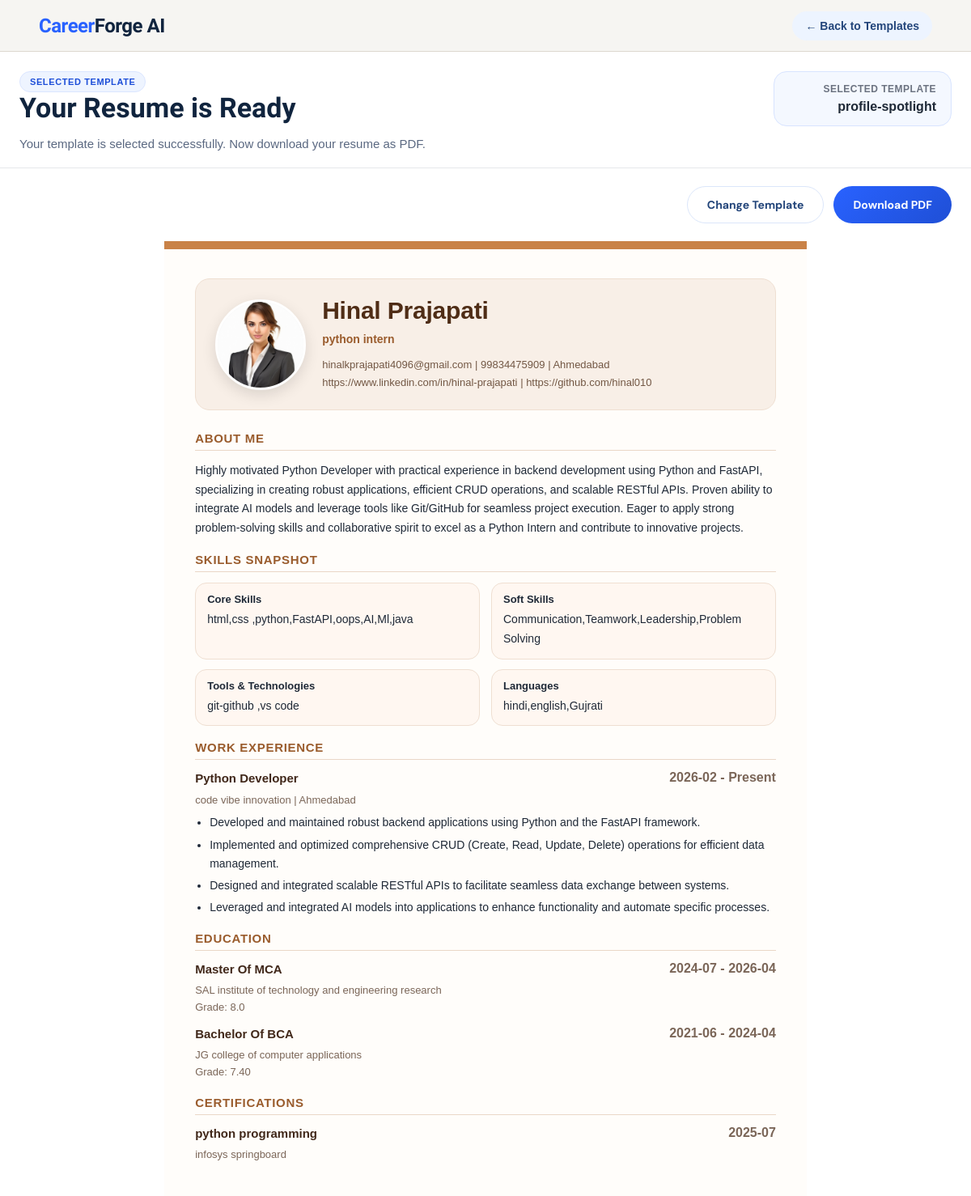
/use_template?template=profile-spotlight (signed in), run on the app's committed database.
### tables this page shows
CREATE TABLE user_profile (
    id INTEGER PRIMARY KEY AUTOINCREMENT,
    user_id INTEGER UNIQUE,
    full_name TEXT,
    email TEXT,
    contact TEXT,
    location TEXT,
    country TEXT,
    linkedin TEXT,
    github TEXT,
    photo TEXT,
    FOREIGN KEY (user_id) REFERENCES users(id) ON DELETE CASCADE
);

CREATE TABLE user_skills (
    id INTEGER PRIMARY KEY AUTOINCREMENT,
    user_id INTEGER UNIQUE,
    job_role_id INTEGER,
    custom_job_role TEXT,
    core_skills TEXT,
    soft_skills TEXT,
    tools_technologies TEXT,
    languages TEXT,
    missing_skills_suggestions TEXT,
    FOREIGN KEY (user_id) REFERENCES users(id) ON DELETE CASCADE,
    FOREIGN KEY (job_role_id) REFERENCES job_title_master(id)
);

CREATE TABLE professional_summary (
    id INTEGER PRIMARY KEY AUTOINCREMENT,
    user_id INTEGER UNIQUE,
    professional_summary TEXT,
    FOREIGN KEY (user_id) REFERENCES users(id) ON DELETE CASCADE
);

CREATE TABLE experience (
    id INTEGER PRIMARY KEY AUTOINCREMENT,
    user_id INTEGER NOT NULL,
    job_title_id INTEGER,
    custom_job_title TEXT,
    experience_type_id INTEGER,
    company_name TEXT,
    location TEXT,
    start_month TEXT,
    end_month TEXT,
    currently_working INTEGER DEFAULT 0,
    description TEXT,
    FOREIGN KEY (user_id) REFERENCES users(id) ON DELETE CASCADE,
    FOREIGN KEY (job_title_id) REFERENCES job_title_master(id),
    FOREIGN KEY (experience_type_id) REFERENCES experience_type_master(id)
);

CREATE TABLE education (
    id INTEGER PRIMARY KEY AUTOINCREMENT,
    user_id INTEGER NOT NULL,
    degree_id INTEGER,
    course_id INTEGER,
    institution_id INTEGER,
    location TEXT,
    start_month TEXT,
    end_month TEXT,
    grade TEXT, custom_degree TEXT, custom_course TEXT, custom_institution TEXT,
    FOREIGN KEY (user_id) REFERENCES users(id) ON DELETE CASCADE,
    FOREIGN KEY (degree_id) REFERENCES degree_master(id),
    FOREIGN KEY (course_id) REFERENCES course_master(id),
    FOREIGN KEY (institution_id) REFERENCES institute_master(id)
);

CREATE TABLE certification (
    id INTEGER PRIMARY KEY AUTOINCREMENT,
    user_id INTEGER NOT NULL,
    certificate_name TEXT NOT NULL,
    organization TEXT NOT NULL,
    certificate_date TEXT NOT NULL,
    FOREIGN KEY (user_id) REFERENCES users(id) ON DELETE CASCADE
);

### main.py (the view)
@app.get("/use_template", response_class=HTMLResponse)
def use_template_page(
    request: Request,
    template: str = Query(None)
):
    user = require_login(request)
    if isinstance(user, RedirectResponse):
        return user
    template_map = {
        "classic-edge": "resume_templates/classic_edge.html",
        "nova-grid": "resume_templates/nova_grid.html",
        "profile-spotlight": "resume_templates/profile_spotlight.html",
        "pure-ats": "resume_templates/pure_ats.html",
        "executive-line": "resume_templates/executive_line.html",
        "soft-modern": "resume_templates/soft_modern.html",
    }
    if template not in template_map:
        template = "classic-edge"
    save_selected_template(user["id"], template)
    template_file = template_map[template]
    profile = get_user_profile(user["id"])
    educations = get_education(user["id"])
    experiences = get_experience(user["id"])
    skills = get_skills(user["id"])
    projects = get_projects(user["id"])
    certifications = get_certifications(user["id"])
    summary_row = get_professional_summary(user["id"])
    if skills:
        skills["job_role_text"] = get_job_role_text_from_skills(skills)
    show_experience = len(experiences) > 0 and user.get("is_fresher", 0) == 0
    return templates.TemplateResponse(
        request,
        "resume_generate.html",
        {
            "request": request,
            "user": user,
            "profile": profile,
            "educations": educations,
            "experiences": experiences,
            "show_experience": show_experience,
            "skills": skills,
            "projects": projects,
            "certifications": certifications,
            "saved_summary": summary_row["professional_summary"] if summary_row else "",
            "selected_template_name": template,
            "template_file": template_file,
            "pdf_mode": False
        }
    )

### template/resume_generate.html (shortened to what this page needs)
<!DOCTYPE html>
<html lang="en">
<head>
    <link rel="stylesheet" href="/static/resume_preview.css">
    <link rel="stylesheet" href="/static/resume_pdf.css">
</head>
<body>
    <div class="page-wrapper {% if pdf_mode %}pdf-mode{% endif %}">
        {% if not pdf_mode %}
        <header class="topbar">
            <div class="logo"><span>Career</span>Forge AI</div>
            <div class="topbar-actions">
                <a href="/choose_template" class="back-link">← Back to Templates</a>
            </div>
        </header>
        <section class="preview-header">
            <div class="preview-header-left">
                <p class="preview-badge">Selected Template</p>
                <h1>Your Resume is Ready</h1>
                <p class="preview-subtext">
                    Your template is selected successfully. Now download your resume as PDF.
                </p>
            </div>
            <div class="preview-header-right">
                <div class="selected-template-box">
                    <span class="selected-label">Selected Template</span>
                    <strong>{{ selected_template_name }}</strong>
                </div>
            </div>
        </section>
        <section class="preview-actions-bar">
            <button type="button" class="secondary-btn" onclick="window.location.href='/choose_template'">
                Change Template
            </button>
            <button type="button" class="primary-btn" onclick="window.location.href='/generate_pdf'">
                Download PDF
            </button>
        </section>
        {% endif %}
        <main class="preview-main">
            <div class="resume-shell">
                <div class="resume-paper template-{{ selected_template_name }}">
                    {% include template_file %}
                </div>
            </div>
        </main>
    </div>
</body>
</html>

### template/resume_templates/profile_spotlight.html (shortened to what this page needs)
<div class="resume-template profile-spotlight-template">
    <header class="spotlight-header">
        <div class="spotlight-left">
            {% if profile and profile.photo %}
            <div class="profile-photo-wrap">
                <img src="{{ profile.photo }}" alt="Profile Photo" class="profile-photo">
            </div>
            {% endif %}
        </div>
        <div class="spotlight-right">
            <h1>{{ profile.full_name if profile and profile.full_name else user.full_name }}</h1>
            <p class="headline-role">
                {% if skills and skills.job_role_text %}
                    {{ skills.job_role_text }}
                {% else %}
                    Professional Resume
                {% endif %}
            </p>
            <div class="resume-contact">
                {% if profile and profile.email %}<span>{{ profile.email }}</span>{% endif %}
                {% if profile and profile.contact %}<span> | {{ profile.contact }}</span>{% endif %}
                {% if profile and profile.location %}<span> | {{ profile.location }}</span>{% endif %}
            </div>
            <div class="resume-contact">
                {% if profile and profile.linkedin %}<span>{{ profile.linkedin }}</span>{% endif %}
                {% if profile and profile.github %}<span> | {{ profile.github }}</span>{% endif %}
            </div>
        </div>
    </header>
    {% if saved_summary %}
    <section class="resume-section">
        <h2>About Me</h2>
        <p>{{ saved_summary }}</p>
    </section>
    {% endif %}
    {% if skills %}
    <section class="resume-section">
        <h2>Skills Snapshot</h2>
        <div class="chip-grid">
            {% if skills.core_skills %}
            <div class="chip-block">
                <strong>Core Skills</strong>
                <p>{{ skills.core_skills }}</p>
            </div>
            {% endif %}
            {% if skills.soft_skills %}
            <div class="chip-block">
                <strong>Soft Skills</strong>
                <p>{{ skills.soft_skills }}</p>
            </div>
            {% endif %}
            {% if skills.tools_technologies %}
            <div class="chip-block">
                <strong>Tools & Technologies</strong>
                <p>{{ skills.tools_technologies }}</p>
            </div>
            {% endif %}
            {% if skills.languages %}
            <div class="chip-block">
                <strong>Languages</strong>
                <p>{{ skills.languages }}</p>
            </div>
            {% endif %}
        </div>
    </section>
    {% endif %}
    {% if show_experience %}
    <section class="resume-section">
        <h2>Work Experience</h2>
        {% for exp in experiences %}
        <div class="resume-item">
            <div class="item-row">
                <strong>
                    {% if exp.job_title_text %}
                        {{ exp.job_title_text }}
                    {% elif exp.job_title_name %}
                        {{ exp.job_title_name }}
                    {% elif exp.custom_job_title %}
                        {{ exp.custom_job_title }}
                    {% else %}
                        Job Title
                    {% endif %}
                </strong>
                <span>
                    {{ exp.start_month if exp.start_month else "" }}
                    {% if exp.start_month or exp.end_month or exp.currently_working %} - {% endif %}
                    {% if exp.currently_working %}
                        Present
                    {% else %}
                        {{ exp.end_month if exp.end_month else "Present" }}
                    {% endif %}
                </span>
            </div>
            <div class="item-sub">
                {{ exp.company_name if exp.company_name else "Company" }}
                {% if exp.location %} | {{ exp.location }}{% endif %}
            </div>
            {% if exp.description %}
            <ul class="resume-list">
                {% for line in exp.description.split('\n') %}
                    {% if line.strip() %}
                        <li>{{ line.strip().lstrip('-• ') }}</li>
                    {% endif %}
                {% endfor %}
            </ul>
            {% endif %}
        </div>
        {% endfor %}
    </section>
    {% endif %}
    {% if educations and educations|length > 0 %}
    <section class="resume-section">
        <h2>Education</h2>
        {% for edu in educations %}
        <div class="resume-item">
            <div class="item-row">
                <strong>
                    {% if edu.degree_text %}
                        {{ edu.degree_text }}
                    {% elif edu.degree_name %}
                        {{ edu.degree_name }}
                    {% endif %}
                    {% if edu.course_text %}
                        Of {{ edu.course_text }}
                    {% elif edu.course_name %}
                        Of {{ edu.course_name }}
                    {% endif %}
                </strong>
                <span>
                    {{ edu.start_month if edu.start_month else "" }}
                    {% if edu.start_month or edu.end_month %} - {% endif %}
                    {{ edu.end_month if edu.end_month else "Present" }}
                </span>
            </div>
            <div class="item-sub">
                {{ edu.institution_text if edu.institution_text else edu.institute_name if edu.institute_name else "Institution" }}
            </div>
            {% if edu.grade %}
            <div class="item-sub">Grade: {{ edu.grade }}</div>
            {% endif %}
        </div>
        {% endfor %}
    </section>
    {% endif %}
    {% if certifications and certifications|length > 0 %}
    <section class="resume-section">
        <h2>Certifications</h2>
        {% for cert in certifications %}
        <div class="resume-item">
            <div class="item-row">
                <strong>{{ cert.certificate_name }}</strong>
                {% if cert.certificate_date %}<span>{{ cert.certificate_date }}</span>{% endif %}
            </div>
            {% if cert.organization %}
            <div class="item-sub">{{ cert.organization }}</div>
            {% endif %}
        </div>
        {% endfor %}
    </section>
    {% endif %}
</div>

### static/resume_preview.css (style rules this page uses)
* { box-sizing: border-box; margin: 0; padding: 0; }
:root { --border: #ddd8cf; --primary-dark: #1d4ed8; --bg-main: #f5f4f0; }
html, body { width: 100%; overflow-x: hidden; }
body { font-family: 'DM Sans', sans-serif; background: var(--bg-main); color: #1f2937; min-height: 100vh; }
.page-wrapper { width: 100%; min-height: 100vh; padding: 0 0 40px; }
.preview-header, .preview-actions-bar, .preview-main { max-width: 1400px; margin-left: auto; margin-right: auto; padding-left: 24px; padding-right: 24px; }
.topbar { position: fixed; top: 0; left: 0; right: 0; z-index: 1000; display: flex; align-items: center; justify-content: space-between; padding: 0 48px; height: 64px; background: rgba(245, 244, 240, 0.85); backdrop-filter: blur(12px); border-bottom: 1px solid var(--border); }
.logo { font-family: 'Sora', sans-serif; font-size: 24px; font-weight: 800; color: #10243e; letter-spacing: -0.5px; }
.logo span { color: #2962ff; }
.topbar-actions { display: flex; align-items: center; gap: 12px; }
.back-link { text-decoration: none; color: #23457a; font-weight: 700; font-size: 14px; padding: 10px 16px; border-radius: 999px; background: #edf4ff; transition: 0.25s ease; }
.preview-header { max-width: 1400px; margin: 88px auto 22px; padding: 0 24px; display: flex; justify-content: space-between; align-items: flex-start; gap: 24px; background: transparent; border: none; border-radius: 0; box-shadow: none; border-bottom: 1px solid #e5e7eb; padding-bottom: 16px; }
.preview-header-left { flex: 1; }
.preview-badge { display: inline-flex; align-items: center; gap: 6px; background: #eef4ff; color: #1d4ed8; font-size: 11px; font-weight: 700; letter-spacing: 0.6px; text-transform: uppercase; padding: 6px 12px; border-radius: 999px; border: 1px solid #dbe6ff; }
.preview-header h1 { font-family: 'Sora', sans-serif; font-size: 34px; line-height: 1.15; color: #10243e; margin-bottom: 12px; }
.preview-subtext { font-size: 15px; line-height: 1.75; color: #5a6881; max-width: 760px; }
.preview-header-right { display: flex; align-items: center; justify-content: flex-end; }
.selected-template-box { background: #f4f8ff; border: 1px solid #d8e4ff; border-radius: 16px; padding: 14px 18px; min-width: 220px; text-align: right; }
.selected-label { display: block; font-size: 12px; font-weight: 700; color: #6b7280; margin-bottom: 6px; text-transform: uppercase; letter-spacing: 0.5px; }
.preview-actions-bar { max-width: 1400px; margin: 0 auto 22px; display: flex; justify-content: flex-end; gap: 12px; }
.primary-btn, .secondary-btn { border: none; cursor: pointer; font-family: 'DM Sans', sans-serif; font-weight: 700; font-size: 14px; border-radius: 999px; padding: 13px 24px; transition: 0.25s ease; }
.primary-btn { background: linear-gradient(135deg, #2962ff, #1f4fd6); color: #ffffff; }
.secondary-btn { background: #ffffff; color: #23457a; border: 1px solid #dbe6fa; }
.preview-main { max-width: 1400px; margin: 0 auto; }
.resume-shell { display: flex; justify-content: center; overflow-x: auto; }
.resume-paper { width: 210mm; min-height: 297mm; background: #ffffff; border-radius: 24px; box-shadow: 0 20px 55px rgba(23, 35, 72, 0.14); overflow: hidden; }

### data on the page
user_profile: photo (picture), full_name "Hinal Prajapati", email "hinalkprajapati4096@gmail.com", contact "99834475909", location "Ahmedabad", linkedin "https://www.linkedin.com/in/hinal-prajapati", github "https://github.com/hinal010"
user_skills: job_role_text "python intern", core_skills "html,css ,python,FastAPI,oops,AI,Ml,java", soft_skills "Communication,Teamwork,Leadership,Problem Solving", tools_technologies "git-github ,vs code", languages "hindi,english,Gujrati"
professional_summary: professional_summary "Highly motivated Python Developer with practical experience in backend development using Python and FastAPI, specializing in creating robust applications, efficient CRUD operations, and scalable RESTful APIs. Proven ability to integrate AI models and leverage tools like Git/GitHub for seamless project execution. Eager to apply strong problem-solving skills and collaborative spirit to excel as a Python Intern and contribute to innovative projects."
experience: job_title_name "Python Developer", start_month "2026-02", currently_working "Present", company_name "code vibe innovation", location "Ahmedabad", strip "Developed and maintained robust backend applications using Python and the FastAPI framework." "Implemented and optimized comprehensive CRUD (Create, Read, Update, Delete) operations for efficient data management." "Designed and integrated scalable RESTful APIs to facilitate seamless data exchange between systems." "Leveraged and integrated AI models into applications to enhance functionality and automate specific processes."
education: degree_name "Master", course_name "MCA", start_month "2024-07", end_month "2026-04", custom_institution "SAL institute of technology and engineering research", grade "8.0"
education: degree_name "Bachelor", course_name "BCA", start_month "2021-06", end_month "2024-04", custom_institution "JG college of computer applications", grade "7.40"
certification: certificate_name "python programming", certificate_date "2025-07", organization "infosys springboard"

### other printed values
{{ selected_template_name }} "profile-spotlight"
